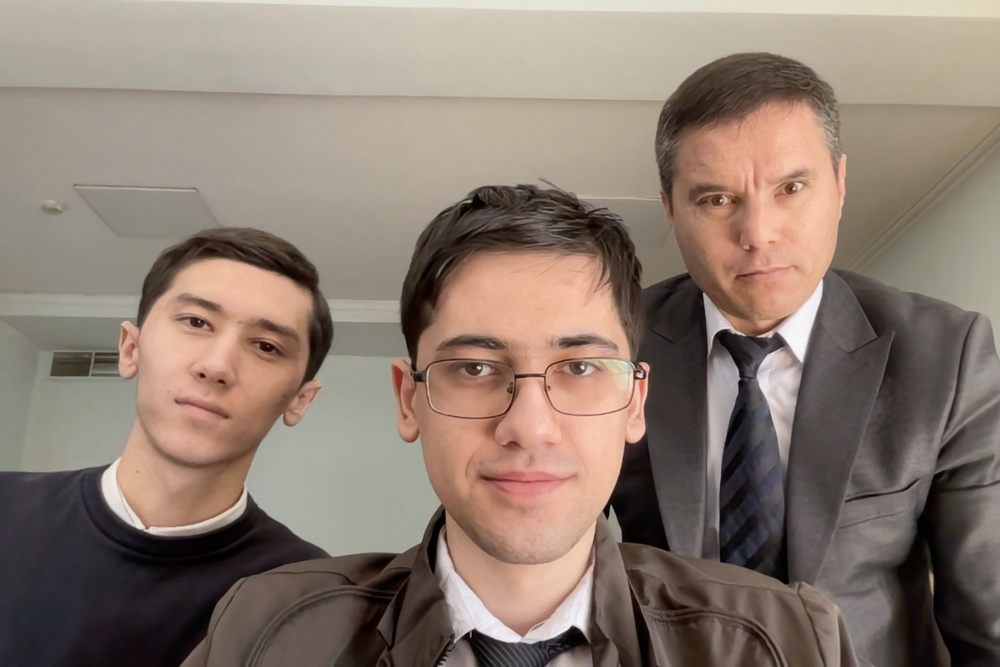
#> input picture shaxrillo/123.jpg, 1000 x 667 px, shrunk from 1440 x 960 before the run
$ python face_eyes.py
#> lines starting #> are read from the running program, lines starting #| are printed output that depends on the picture; after the words box and inside, x2 and y2 are one past the last pixel; in counts of white or black regions, pixels touching at a corner belong together
import cv2

face_cascade = cv2.CascadeClassifier(cv2.data.haarcascades + 'haarcascade_frontalface_default.xml')
eye_cascade = cv2.CascadeClassifier(cv2.data.haarcascades + 'haarcascade_eye.xml')

image = cv2.imread('123.jpg')
#> image is the input picture: shape (667, 1000, 3); mean B, G, R 111.9, 123.3, 139.3
if image is None:
    raise FileNotFoundError("Image '123.jpg' not found")

gray = cv2.cvtColor(image, cv2.COLOR_BGR2GRAY)
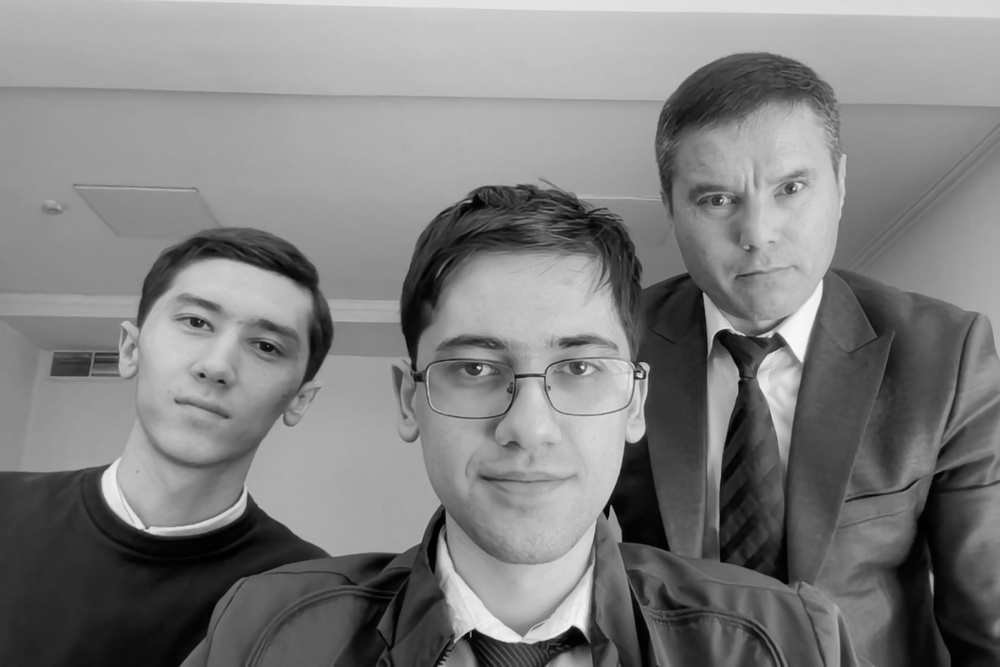
#> gray: shape (667, 1000); min 0, max 251, mean 126.8

faces = face_cascade.detectMultiScale(gray, scaleFactor=1.1, minNeighbors=5, minSize=(30, 30))
#> faces = [[749, 349, 55, 55], [655, 113, 209, 209], [121, 251, 210, 210], [382, 258, 292, 292]]

for (x, y, w, h) in faces:
    cv2.rectangle(image, (x, y), (x + w, y + h), (255, 0, 0), 2)

    roi_gray = gray[y:y + h, x:x + w]
    roi_color = image[y:y + h, x:x + w]

    eyes = eye_cascade.detectMultiScale(roi_gray, scaleFactor=1.1, minNeighbors=5, minSize=(15, 15))
    for (ex, ey, ew, eh) in eyes:
        cv2.rectangle(roi_color, (ex, ey), (ex + ew, ey + eh), (0, 255, 0), 2)
#> this loop made 4 passes
#> (x, y, w, h, eyes) on passes 2, 4: (655, 113, 209, 209, [[113, 51, 47, 47], [38, 65, 43, 43]]), (382, 258, 292, 292, [[168, 85, 51, 51], [115, 173, 25, 25], [62, 83, 59, 59]])
#> pass 1, `roi_color = image[y:y + h, x:x + w]`:
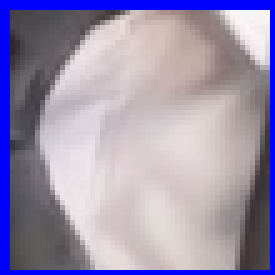
#> roi_color: shape (55, 55, 3) (shown 5 times larger); mean B, G, R 174.5, 146.1, 155.5
#> pass 2, `roi_gray = gray[y:y + h, x:x + w]`:
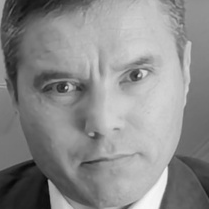
#> roi_gray: shape (209, 209); min 6, max 247, mean 138.4
#> pass 2, `roi_color = image[y:y + h, x:x + w]`:
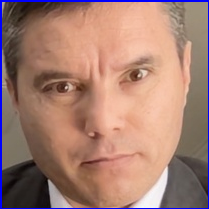
#> roi_color: shape (209, 209, 3); mean B, G, R 114.2, 126.1, 163.9
#> after the loop:
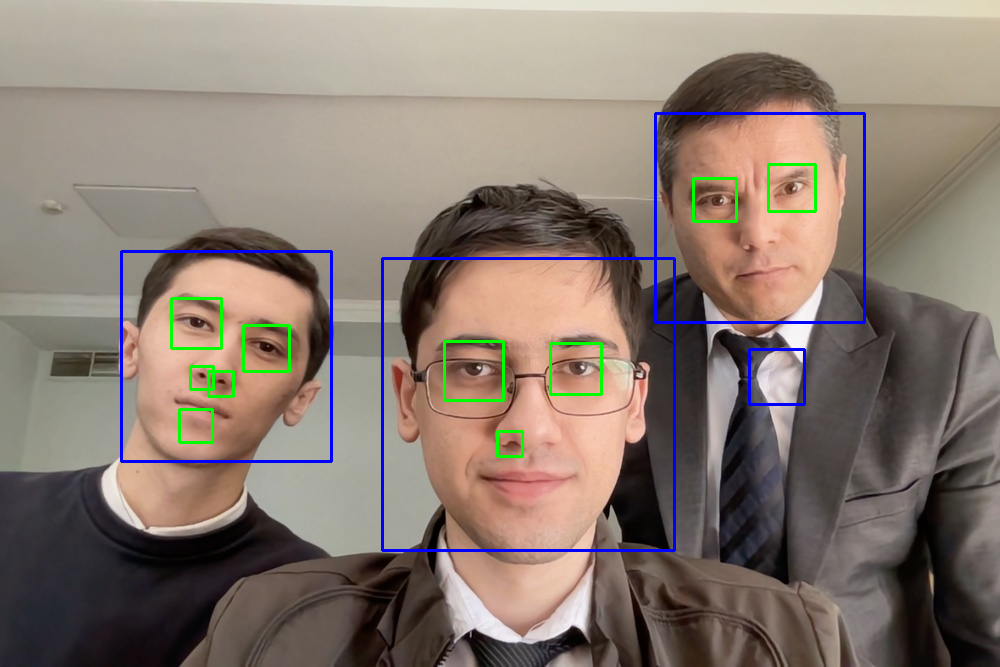
#> image: shape (667, 1000, 3); 2.09% of pixels changed, all inside (x1, y1, x2, y2) = (120, 112, 866, 552)
#> after the loop:
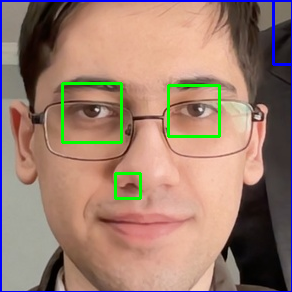
#> roi_color: shape (292, 292, 3); mean B, G, R 111.4, 126.2, 156.1
#> after the loop:
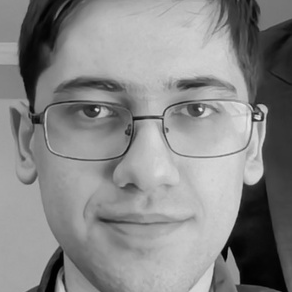
#> roi_gray: shape (292, 292); min 0, max 230, mean 135.1

cv2.imshow('Face and Eyes Detection', image)
cv2.waitKey(0)
cv2.destroyAllWindows()
